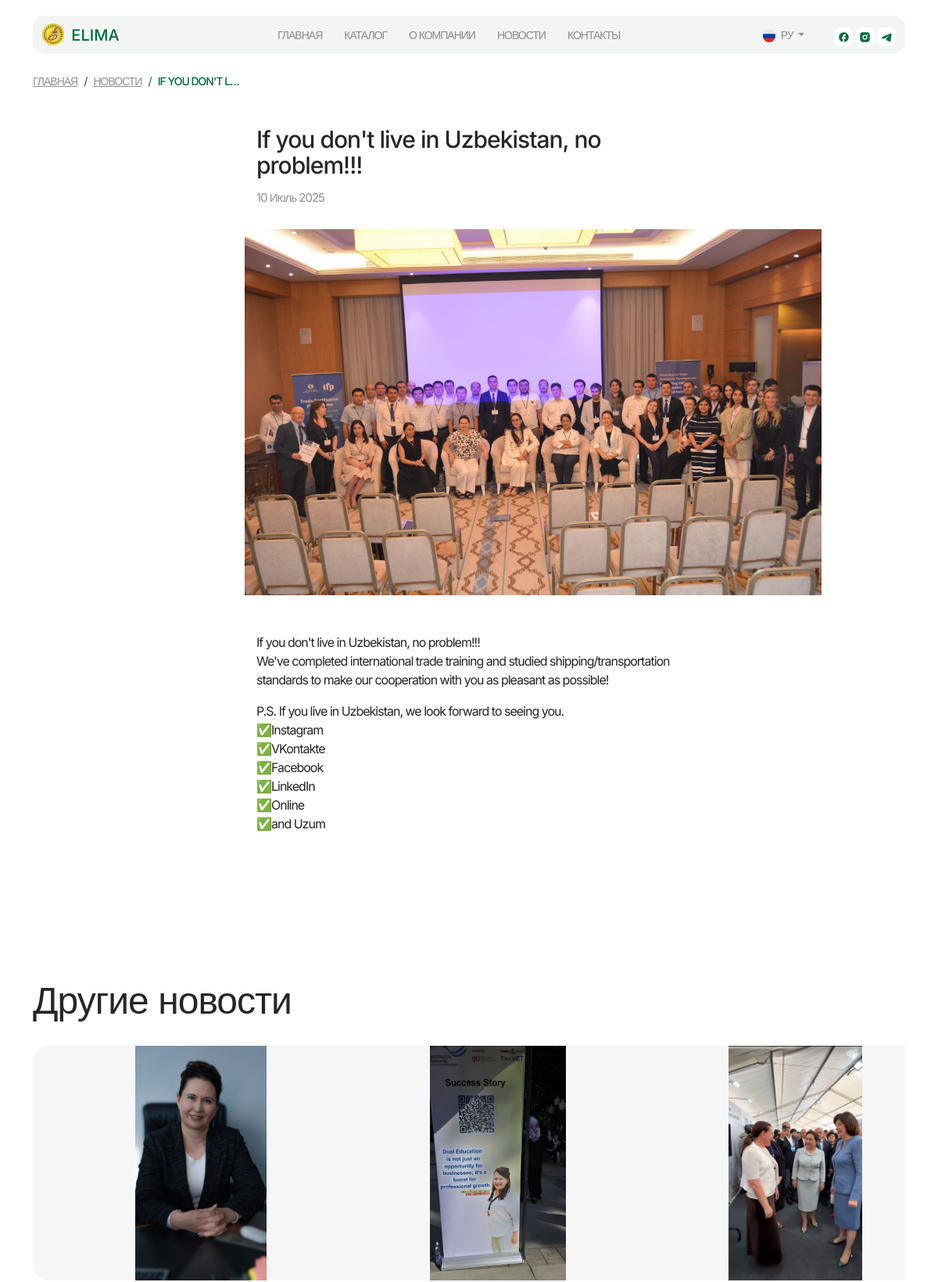
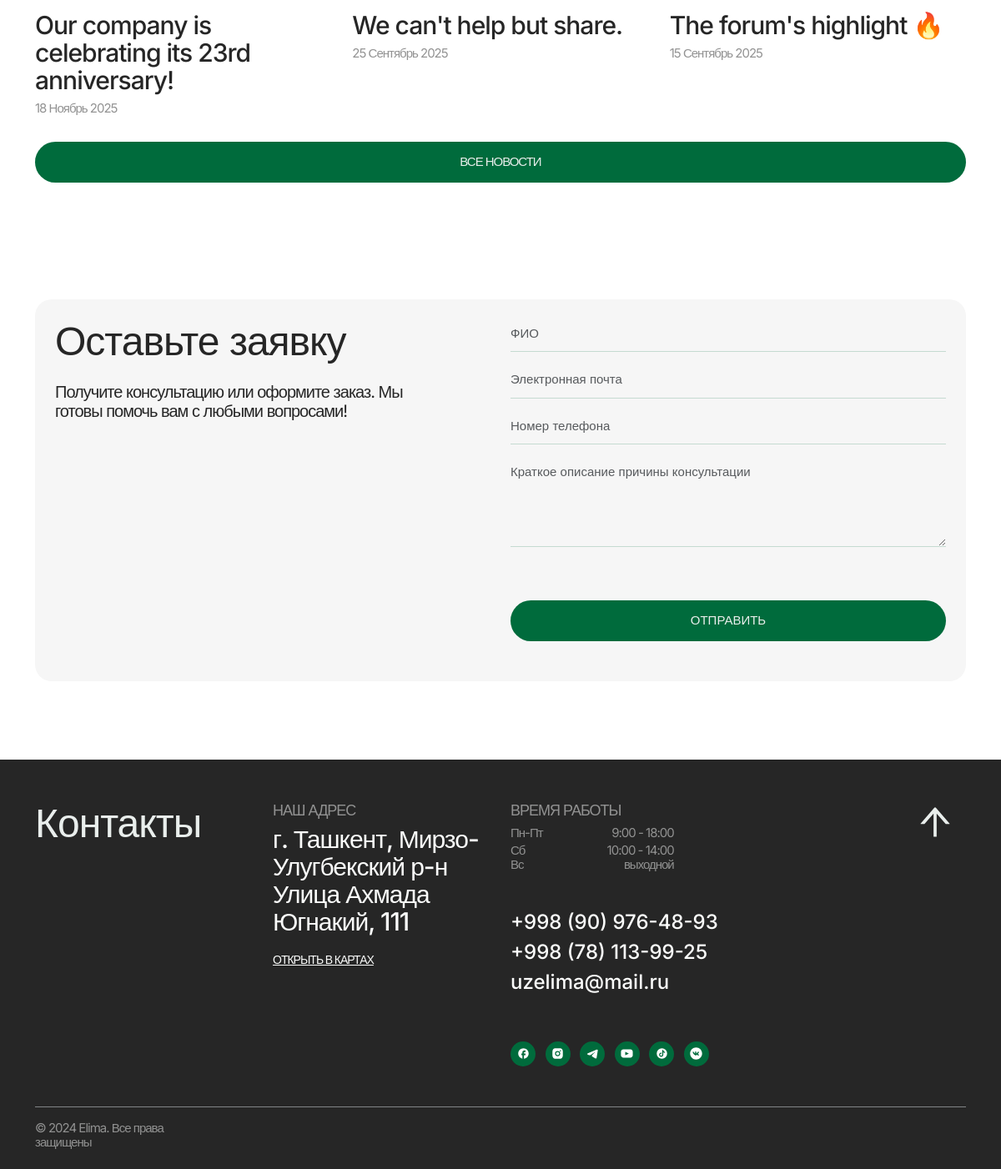
Screenshot of /ru/blog/post/esli-vy-zhiviote-ne-v-uzbekistane-ne-beda/ with the database file from the repository (2 pictures, top to bottom).
### blog/models.py (models this page shows, shortened)
class Post(models.Model):
    title = models.CharField(max_length=255, blank=False)
    slug = models.SlugField(unique=True, blank=True)
    content = RichTextField(config_name='default')
    author = models.CharField(max_length=100)
    photo = models.ImageField(upload_to='img/', blank=True, null=True)
    video = models.FileField(
        upload_to='videos/',
        blank=True, null=True,
        validators=[FileExtensionValidator(['mp4', 'mov', 'avi'])]
    )
    created_at = models.DateTimeField(default=timezone.now)
    show_on_homepage = models.BooleanField(default=False)
    publish = models.BooleanField(default=True)
    category = models.ForeignKey(PostCategory, on_delete=models.CASCADE, related_name='posts', null=True, blank=True)
    class Meta:
        verbose_name = _("Post")
        verbose_name_plural = _("Posts")

### blog/views.py (the view)
# urls.py: path('post/<slug:slug>/', PostDetailView.as_view(), name='post-detail'),
class PostDetailView(DetailView):
    model = Post
    template_name = 'blog/post_details.html'
    context_object_name = 'post'
    def get_context_data(self, **kwargs):
        context = super().get_context_data(**kwargs)
        other_posts = Post.objects.exclude(id=self.object.id).order_by('-created_at')[:3]
        context['other_posts'] = other_posts
        return context

### blog/templates/blog/post_details.html (shortened to what this page needs)
{% extends 'base.html' %} {% load i18n %} {% load static %} {% block content %}
<div class="container">
<nav class="breadcrumb mt-4">
  <a
    class="breadcrumb-item link-1 text-black-opacity text-uppercase"
    href="{% url 'home' %}"
    >{% trans 'Home' %}</a
  >
  <a
    class="breadcrumb-item link-1 text-black-opacity text-uppercase"
    href="{% url 'news' %}"
    >{% trans 'News' %}</a
  >
  <span
    class="breadcrumb-item link-1 text-accent text-uppercase"
    aria-current="page"
    >{{ post.title|truncatechars:15 }}</span
  >
</nav>
<section class="pt-3">
  <div class="row justify-content-center">
    <div class="col-xl-8">
      <div class="mx-lg-5 px-lg-5">
        <h3 class="heading-3 mt-3 mb-3">{{ post.title }}</h3>
        <p class="body-3 mb-0 text-black-opacity">
          <span>{{ post.created_at|date:"d F Y" }}</span>
        </p>
      </div>
      <div class="post-details-image-box">
        {% if post.photo %}
        <img
          src="{{ post.photo.url }}"
          alt="news detail"
          class="img-fluid mt-4 pt-2"
        />
        {% else %}
        <img
          src="{% static 'img/default.png' %}"
          class="img-fluid w-100"
          alt="default image"
        />
        {% endif %}
      </div>
      <div class="mx-lg-5 px-lg-5 mt-4 pt-2">
        <div class="mb-5">
          <p class="body-2">{{ post.content|safe }}</p>
        </div>
      </div>
    </div>
  </div>
</section>
{% if other_posts|length != 0 %}
<section class="history-section">
  <div class="row justify-content-between mb-4">
    <div class="col-lg-12">
      <h2 class="heading-2">{% trans 'Other news' %}</h2>
    </div>
  </div>
  <div class="flexslider-news-details carousel mb-2">
    <ul class="slides">
      {% for other_post in other_posts %}
      <li>
        <a href="{% url 'post-detail' other_post.slug %}" class="text-black text-decoration-none">
          <div class="bg-grey border-radius-20 post-image-box">
            {% if other_post.photo %}
              <img
                src="{{ other_post.photo.url }}"
                class="img-fluid w-100"
                alt="{{ other_post.title }}"
              />
            {% else %}
              <img
                src="{% static 'img/default.png' %}"
                class="img-fluid w-100"
                alt="default image"
              />
            {% endif %}
          </div>
          <h3 class="heading-3 mt-3">{{ other_post.title }}</h3>
          <p class="body-3 mb-0 text-black-opacity">
            {{ other_post.created_at|date:"d F Y" }}
          </p>
        </a>
      </li>
      {% endfor %}
    </ul>
  </div>
  <div class="row">
    <div class="col-12">
      <a href="{% url 'news' %}" class="btn btn-accent w-100 mt-5 mt-xl-4"
        >{% trans 'All news' %}</a
      >
    </div>
  </div>
</section>
{% endif %}
<section class="leaveRequest-section mb-4">
  <div class="bg-grey border-radius-20 px-4 pt-4 pb-5">
      <div class="row justify-content-between">
          <div class="col-lg-5">
              <h2 class="heading-2 mb-3 mb-lg-4">{% trans 'Leave a request' %}</h2>
              <p class="body-2 mb-4 mb-lg-0 pb-2">{% trans 'Get a consultation or place an order. We are ready to help you with any questions you may have!' %}</p>
          </div>
          <div class="col-lg-6">
              {% include 'consultation_form.html' %}
          </div>
      </div>
  </div>
</section>
  </div>
{% endblock %}

### rows the page displays
Post: title "IF YOU DON'T L…", title "If you don't live in Uzbekistan, no problem!!!", created_at "10 Июль 2025", photo (picture), content "If you don't live in Uzbekistan, no problem!!! We've completed international trade training and studied shipping/transportation standards to make our cooperation with you as pleasant as possible! P.S. If you live in Uzbekistan, we look forward to seeing you. ✅Instagram ✅VKontakte ✅Facebook ✅LinkedIn ✅Online ✅and Uzum"
Post: photo (picture), title "Our company is celebrating its 23rd anniversary!", created_at "18 Ноябрь 2025"
Post: photo (picture), title "We can't help but share.", created_at "25 Сентябрь 2025"
Post: photo (picture), title "The forum's highlight 🔥", created_at "15 Сентябрь 2025"
